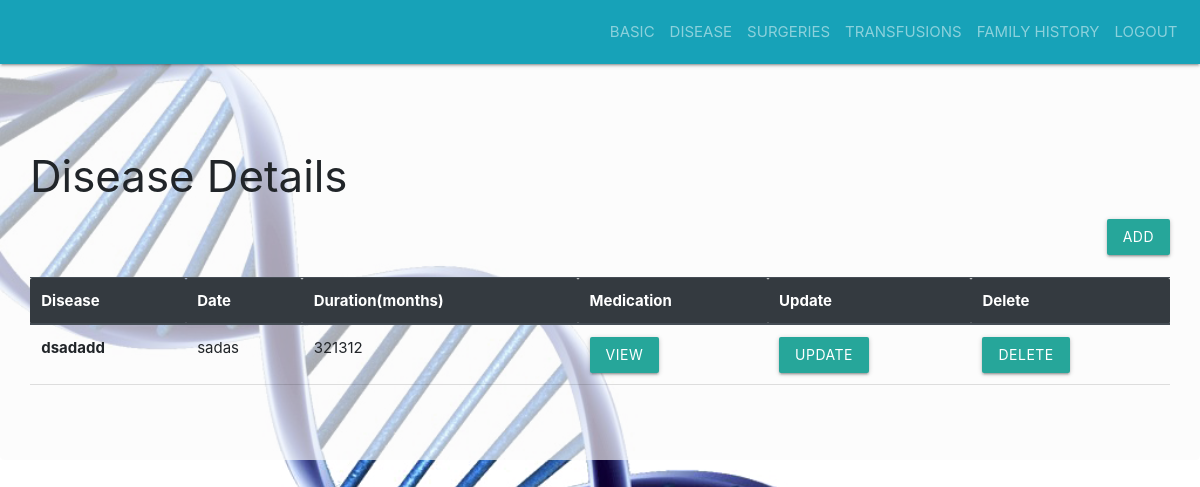
Before: /patient/diseases/100 with the older database file.
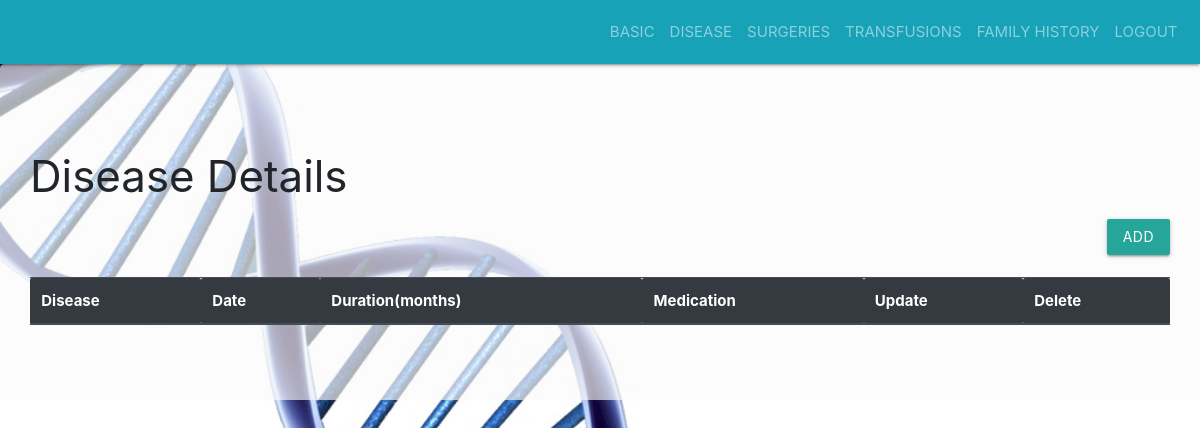
After: the same page with the newer database file.
### tables this page shows
CREATE TABLE disease
            (d_id integer primary key autoincrement,p_id number,name text,date text,duration number,constraint fk1 foreign key(p_id) references patient(p_id) on delete cascade);

### app1.py (the view)
@app.route('/patient/diseases/<pid>')
def patientdiseases(pid):
    con=sql.connect('database.db')
    cur=con.cursor()
    p_id=pid
    res=cur.execute("select * from disease where p_id=(?)",(p_id,)).fetchall()
    return render_template('patientdiseases.html',res=res,p_id=p_id)

### templates/patientdiseases.html (shortened to what this page needs)
<!DOCTYPE html>
    <head>
        <link rel="stylesheet" href="https://stackpath.bootstrapcdn.com/bootstrap/4.3.1/css/bootstrap.min.css">
        <link rel="stylesheet" href="https://cdnjs.cloudflare.com/ajax/libs/materialize/1.0.0/css/materialize.min.css">
    </head>
    <body>
        <nav class="navbar navbar-expand-sm bg-info navbar-dark justify-content-end">
                <ul class="navbar-nav">
                    <li class="nav-item">
                    <a class="nav-link" href="{{ url_for('patientbasic',pid=p_id) }}">BASIC</a>
                    </li>
                    <li class="nav-item">
                    <a class="nav-link" href="{{ url_for('patientdiseases',pid=p_id) }}">DISEASE</a>
                    </li>
                    <li class="nav-item">
                    <a class="nav-link" href="{{ url_for('patientsurgeries',pid=p_id) }}">SURGERIES</a>
                    </li>
                    <li class="nav-item">
                    <a class="nav-link" href="{{ url_for('patienttransfusions',pid=p_id) }}">TRANSFUSIONS</a>
                    </li>
                    <li class="nav-item">
                    <a class="nav-link" href="{{ url_for('patientfamilyhistory',pid=p_id) }}">FAMILY HISTORY</a>
                    </li>
                    <li class="nav-item">
                    <a class="nav-link" href="/">LOGOUT</a>
                    </li>
            </ul>
        </nav>
        <div class="jumbotron" style="background:rgba(250, 250, 250, 0.658) ;">
            <h3>Disease Details</h3>
            <div class="d-flex justify-content-end"><a href="{{ url_for('adddiseases',pid=p_id)}}" class="btn btn-success">ADD</a></div><br/>
            <table class="table">
                    <thead class="thead-dark">
                      <tr>
                        <th>Disease</th>
                        <th>Date</th>
                        <th>Duration(months)</th>
                        <th>Medication</th>
                        <th>Update</th>
                        <th>Delete</th>
                      </tr>
                    </thead>
                    <tbody>
                        {% for row in res %}
                      <tr>
                        <td><b>{{ row[2] }}</b></td>
                        <td>{{ row[3] }}</td>
                        <td>{{ row[4] }}</td>
                        <td><a href="{{ url_for('patientmedication',pid=p_id,did=row[0]) }}" class="btn btn-info">View</a></td>
                        <td><a href="{{ url_for('updatediseases',pid=p_id,did=row[0]) }}" class="btn btn-primary">Update</a></td>
                        <td><a href="{{ url_for('deletediseases',pid=p_id,did=row[0]) }}" class="btn btn-danger">Delete</a></td>
                      </tr>
                      {% endfor %}
                    </tbody>
                  </table>
        </div>
    </body>
</html>

Changed rows visible on the page:
removed disease: name "dsadadd", date "sadas", duration "321312"
